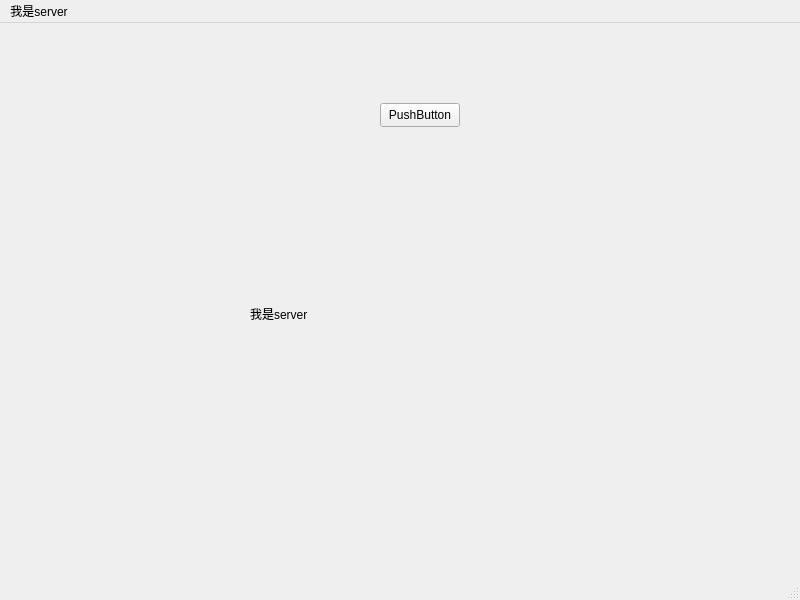
<?xml version="1.0" encoding="UTF-8"?>
<ui version="4.0">
 <class>MainWindow</class>
 <widget class="QMainWindow" name="MainWindow">
  <property name="geometry">
   <rect>
    <x>0</x>
    <y>0</y>
    <width>800</width>
    <height>600</height>
   </rect>
  </property>
  <property name="windowTitle">
   <string>MainWindow</string>
  </property>
  <widget class="QWidget" name="centralwidget">
   <widget class="QLabel" name="label">
    <property name="geometry">
     <rect>
      <x>250</x>
      <y>270</y>
      <width>101</width>
      <height>41</height>
     </rect>
    </property>
    <property name="text">
     <string>我是server</string>
    </property>
   </widget>
   <widget class="QPushButton" name="pushButton">
    <property name="geometry">
     <rect>
      <x>380</x>
      <y>80</y>
      <width>80</width>
      <height>24</height>
     </rect>
    </property>
    <property name="text">
     <string>PushButton</string>
    </property>
   </widget>
  </widget>
  <widget class="QMenuBar" name="menubar">
   <property name="geometry">
    <rect>
     <x>0</x>
     <y>0</y>
     <width>800</width>
     <height>21</height>
    </rect>
   </property>
   <widget class="QMenu" name="menu_server">
    <property name="title">
     <string>我是server</string>
    </property>
   </widget>
   <addaction name="menu_server"/>
  </widget>
  <widget class="QStatusBar" name="statusbar"/>
 </widget>
 <resources/>
 <connections/>
</ui>
